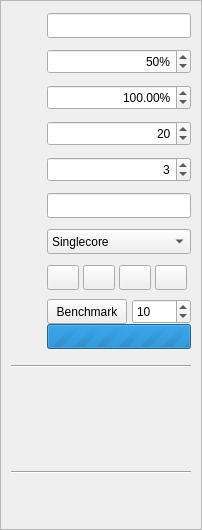
<?xml version="1.0" encoding="UTF-8"?>
<ui version="4.0">
 <class>SettingsWidget</class>
 <widget class="QWidget" name="SettingsWidget">
  <property name="geometry">
   <rect>
    <x>0</x>
    <y>0</y>
    <width>202</width>
    <height>530</height>
   </rect>
  </property>
  <property name="sizePolicy">
   <sizepolicy hsizetype="Minimum" vsizetype="Preferred">
    <horstretch>0</horstretch>
    <verstretch>0</verstretch>
   </sizepolicy>
  </property>
  <property name="windowTitle">
   <string>Form</string>
  </property>
  <layout class="QVBoxLayout" name="verticalLayout">
   <property name="spacing">
    <number>0</number>
   </property>
   <property name="leftMargin">
    <number>0</number>
   </property>
   <property name="topMargin">
    <number>0</number>
   </property>
   <property name="rightMargin">
    <number>0</number>
   </property>
   <property name="bottomMargin">
    <number>0</number>
   </property>
   <item>
    <widget class="QScrollArea" name="settingsScroll">
     <property name="sizePolicy">
      <sizepolicy hsizetype="Minimum" vsizetype="Expanding">
       <horstretch>0</horstretch>
       <verstretch>0</verstretch>
      </sizepolicy>
     </property>
     <property name="horizontalScrollBarPolicy">
      <enum>Qt::ScrollBarAlwaysOff</enum>
     </property>
     <property name="widgetResizable">
      <bool>true</bool>
     </property>
     <widget class="QWidget" name="settingsScrollWidget">
      <property name="geometry">
       <rect>
        <x>0</x>
        <y>0</y>
        <width>200</width>
        <height>528</height>
       </rect>
      </property>
      <layout class="QHBoxLayout" name="horizontalLayout_2">
       <property name="spacing">
        <number>0</number>
       </property>
       <property name="leftMargin">
        <number>10</number>
       </property>
       <property name="topMargin">
        <number>10</number>
       </property>
       <property name="rightMargin">
        <number>10</number>
       </property>
       <property name="bottomMargin">
        <number>10</number>
       </property>
       <item>
        <widget class="QWidget" name="settingsWidget" native="true">
         <property name="sizePolicy">
          <sizepolicy hsizetype="Minimum" vsizetype="Preferred">
           <horstretch>0</horstretch>
           <verstretch>0</verstretch>
          </sizepolicy>
         </property>
         <layout class="QVBoxLayout" name="verticalLayout_2">
          <property name="leftMargin">
           <number>0</number>
          </property>
          <property name="topMargin">
           <number>0</number>
          </property>
          <property name="rightMargin">
           <number>0</number>
          </property>
          <property name="bottomMargin">
           <number>0</number>
          </property>
          <item>
           <layout class="QGridLayout" name="gridLayout">
            <item row="6" column="1">
             <widget class="QComboBox" name="cbThreading">
              <property name="sizePolicy">
               <sizepolicy hsizetype="Minimum" vsizetype="Fixed">
                <horstretch>0</horstretch>
                <verstretch>0</verstretch>
               </sizepolicy>
              </property>
              <property name="minimumSize">
               <size>
                <width>100</width>
                <height>25</height>
               </size>
              </property>
              <property name="maximumSize">
               <size>
                <width>200</width>
                <height>25</height>
               </size>
              </property>
              <item>
               <property name="text">
                <string>Singlecore</string>
               </property>
              </item>
              <item>
               <property name="text">
                <string>Multicore</string>
               </property>
              </item>
              <item>
               <property name="text">
                <string>Gpu</string>
               </property>
              </item>
             </widget>
            </item>
            <item row="4" column="1">
             <widget class="QSpinBox" name="spinDegree">
              <property name="minimumSize">
               <size>
                <width>100</width>
                <height>25</height>
               </size>
              </property>
              <property name="maximumSize">
               <size>
                <width>200</width>
                <height>25</height>
               </size>
              </property>
              <property name="toolTip">
               <string/>
              </property>
              <property name="alignment">
               <set>Qt::AlignRight|Qt::AlignTrailing|Qt::AlignVCenter</set>
              </property>
              <property name="minimum">
               <number>2</number>
              </property>
              <property name="maximum">
               <number>10</number>
              </property>
              <property name="value">
               <number>3</number>
              </property>
             </widget>
            </item>
            <item row="0" column="1">
             <widget class="SizeEdit" name="lineSize">
              <property name="minimumSize">
               <size>
                <width>100</width>
                <height>25</height>
               </size>
              </property>
              <property name="maximumSize">
               <size>
                <width>200</width>
                <height>25</height>
               </size>
              </property>
              <property name="toolTip">
               <string/>
              </property>
              <property name="text">
               <string/>
              </property>
              <property name="alignment">
               <set>Qt::AlignRight|Qt::AlignTrailing|Qt::AlignVCenter</set>
              </property>
             </widget>
            </item>
            <item row="0" column="0">
             <widget class="QLabel" name="lblSize">
              <property name="sizePolicy">
               <sizepolicy hsizetype="Fixed" vsizetype="Fixed">
                <horstretch>0</horstretch>
                <verstretch>0</verstretch>
               </sizepolicy>
              </property>
              <property name="minimumSize">
               <size>
                <width>30</width>
                <height>30</height>
               </size>
              </property>
              <property name="maximumSize">
               <size>
                <width>30</width>
                <height>30</height>
               </size>
              </property>
              <property name="toolTip">
               <string>fractal size</string>
              </property>
              <property name="text">
               <string/>
              </property>
              <property name="pixmap">
               <pixmap resource="../resources.qrc">:/resources/icons/size.png</pixmap>
              </property>
              <property name="scaledContents">
               <bool>true</bool>
              </property>
              <property name="alignment">
               <set>Qt::AlignCenter</set>
              </property>
             </widget>
            </item>
            <item row="4" column="0">
             <widget class="QLabel" name="lblDegree">
              <property name="sizePolicy">
               <sizepolicy hsizetype="Fixed" vsizetype="Fixed">
                <horstretch>0</horstretch>
                <verstretch>0</verstretch>
               </sizepolicy>
              </property>
              <property name="minimumSize">
               <size>
                <width>30</width>
                <height>30</height>
               </size>
              </property>
              <property name="maximumSize">
               <size>
                <width>30</width>
                <height>30</height>
               </size>
              </property>
              <property name="toolTip">
               <string>degree of the polynomial / number of roots</string>
              </property>
              <property name="text">
               <string/>
              </property>
              <property name="pixmap">
               <pixmap resource="../resources.qrc">:/resources/icons/degree.png</pixmap>
              </property>
              <property name="scaledContents">
               <bool>true</bool>
              </property>
              <property name="alignment">
               <set>Qt::AlignCenter</set>
              </property>
             </widget>
            </item>
            <item row="7" column="0">
             <widget class="QLabel" name="lblExport">
              <property name="sizePolicy">
               <sizepolicy hsizetype="Fixed" vsizetype="Fixed">
                <horstretch>0</horstretch>
                <verstretch>0</verstretch>
               </sizepolicy>
              </property>
              <property name="minimumSize">
               <size>
                <width>30</width>
                <height>30</height>
               </size>
              </property>
              <property name="maximumSize">
               <size>
                <width>30</width>
                <height>30</height>
               </size>
              </property>
              <property name="toolTip">
               <string/>
              </property>
              <property name="text">
               <string/>
              </property>
              <property name="pixmap">
               <pixmap resource="../resources.qrc">:/resources/icons/settings2.png</pixmap>
              </property>
              <property name="scaledContents">
               <bool>true</bool>
              </property>
              <property name="alignment">
               <set>Qt::AlignCenter</set>
              </property>
             </widget>
            </item>
            <item row="2" column="1">
             <widget class="QDoubleSpinBox" name="spinZoom">
              <property name="minimumSize">
               <size>
                <width>100</width>
                <height>25</height>
               </size>
              </property>
              <property name="maximumSize">
               <size>
                <width>200</width>
                <height>25</height>
               </size>
              </property>
              <property name="alignment">
               <set>Qt::AlignRight|Qt::AlignTrailing|Qt::AlignVCenter</set>
              </property>
              <property name="suffix">
               <string>%</string>
              </property>
              <property name="decimals">
               <number>2</number>
              </property>
              <property name="minimum">
               <double>0.000000000000000</double>
              </property>
              <property name="maximum">
               <double>2147483647.000000000000000</double>
              </property>
              <property name="value">
               <double>100.000000000000000</double>
              </property>
             </widget>
            </item>
            <item row="1" column="0">
             <widget class="QLabel" name="lblScale">
              <property name="sizePolicy">
               <sizepolicy hsizetype="Fixed" vsizetype="Fixed">
                <horstretch>0</horstretch>
                <verstretch>0</verstretch>
               </sizepolicy>
              </property>
              <property name="minimumSize">
               <size>
                <width>30</width>
                <height>30</height>
               </size>
              </property>
              <property name="maximumSize">
               <size>
                <width>30</width>
                <height>30</height>
               </size>
              </property>
              <property name="toolTip">
               <string>downscaling factor when moving (cpu only)</string>
              </property>
              <property name="text">
               <string/>
              </property>
              <property name="pixmap">
               <pixmap resource="../resources.qrc">:/resources/icons/downscale.png</pixmap>
              </property>
              <property name="scaledContents">
               <bool>true</bool>
              </property>
              <property name="alignment">
               <set>Qt::AlignCenter</set>
              </property>
             </widget>
            </item>
            <item row="2" column="0">
             <widget class="QLabel" name="lblZoom">
              <property name="sizePolicy">
               <sizepolicy hsizetype="Fixed" vsizetype="Fixed">
                <horstretch>0</horstretch>
                <verstretch>0</verstretch>
               </sizepolicy>
              </property>
              <property name="minimumSize">
               <size>
                <width>30</width>
                <height>30</height>
               </size>
              </property>
              <property name="maximumSize">
               <size>
                <width>30</width>
                <height>30</height>
               </size>
              </property>
              <property name="toolTip">
               <string>current zoom factor</string>
              </property>
              <property name="text">
               <string/>
              </property>
              <property name="pixmap">
               <pixmap resource="../resources.qrc">:/resources/icons/zoom.png</pixmap>
              </property>
              <property name="scaledContents">
               <bool>true</bool>
              </property>
              <property name="alignment">
               <set>Qt::AlignCenter</set>
              </property>
             </widget>
            </item>
            <item row="7" column="1">
             <layout class="QHBoxLayout" name="layoutSettingsButtons">
              <property name="spacing">
               <number>4</number>
              </property>
              <item>
               <widget class="QPushButton" name="btnImportSettings">
                <property name="minimumSize">
                 <size>
                  <width>32</width>
                  <height>25</height>
                 </size>
                </property>
                <property name="maximumSize">
                 <size>
                  <width>32</width>
                  <height>25</height>
                 </size>
                </property>
                <property name="toolTip">
                 <string>import roots from file [Ctrl+I]</string>
                </property>
                <property name="text">
                 <string/>
                </property>
                <property name="icon">
                 <iconset resource="../resources.qrc">
                  <normaloff>:/resources/icons/import.png</normaloff>:/resources/icons/import.png</iconset>
                </property>
                <property name="iconSize">
                 <size>
                  <width>20</width>
                  <height>20</height>
                 </size>
                </property>
                <property name="flat">
                 <bool>false</bool>
                </property>
               </widget>
              </item>
              <item>
               <widget class="QPushButton" name="btnExportSettings">
                <property name="minimumSize">
                 <size>
                  <width>32</width>
                  <height>25</height>
                 </size>
                </property>
                <property name="maximumSize">
                 <size>
                  <width>32</width>
                  <height>25</height>
                 </size>
                </property>
                <property name="toolTip">
                 <string>export roots to file [Ctrl+E]</string>
                </property>
                <property name="text">
                 <string/>
                </property>
                <property name="icon">
                 <iconset resource="../resources.qrc">
                  <normaloff>:/resources/icons/save.png</normaloff>:/resources/icons/save.png</iconset>
                </property>
                <property name="iconSize">
                 <size>
                  <width>20</width>
                  <height>20</height>
                 </size>
                </property>
                <property name="flat">
                 <bool>false</bool>
                </property>
               </widget>
              </item>
              <item>
               <widget class="QPushButton" name="btnReset">
                <property name="minimumSize">
                 <size>
                  <width>32</width>
                  <height>25</height>
                 </size>
                </property>
                <property name="maximumSize">
                 <size>
                  <width>32</width>
                  <height>25</height>
                 </size>
                </property>
                <property name="toolTip">
                 <string>change to default zoom and equidistant roots [Ctrl+R]</string>
                </property>
                <property name="text">
                 <string/>
                </property>
                <property name="icon">
                 <iconset resource="../resources.qrc">
                  <normaloff>:/resources/icons/reset.png</normaloff>:/resources/icons/reset.png</iconset>
                </property>
                <property name="iconSize">
                 <size>
                  <width>20</width>
                  <height>20</height>
                 </size>
                </property>
                <property name="flat">
                 <bool>false</bool>
                </property>
               </widget>
              </item>
              <item>
               <widget class="QPushButton" name="btnExportImage">
                <property name="minimumSize">
                 <size>
                  <width>32</width>
                  <height>25</height>
                 </size>
                </property>
                <property name="maximumSize">
                 <size>
                  <width>32</width>
                  <height>25</height>
                 </size>
                </property>
                <property name="toolTip">
                 <string>export fractal as png [Ctrl+S]</string>
                </property>
                <property name="text">
                 <string/>
                </property>
                <property name="icon">
                 <iconset resource="../resources.qrc">
                  <normaloff>:/resources/icons/image.png</normaloff>:/resources/icons/image.png</iconset>
                </property>
                <property name="iconSize">
                 <size>
                  <width>20</width>
                  <height>20</height>
                 </size>
                </property>
                <property name="flat">
                 <bool>false</bool>
                </property>
               </widget>
              </item>
             </layout>
            </item>
            <item row="5" column="0">
             <widget class="QLabel" name="lblDamping">
              <property name="sizePolicy">
               <sizepolicy hsizetype="Fixed" vsizetype="Fixed">
                <horstretch>0</horstretch>
                <verstretch>0</verstretch>
               </sizepolicy>
              </property>
              <property name="minimumSize">
               <size>
                <width>30</width>
                <height>30</height>
               </size>
              </property>
              <property name="maximumSize">
               <size>
                <width>30</width>
                <height>30</height>
               </size>
              </property>
              <property name="toolTip">
               <string>damping factor</string>
              </property>
              <property name="text">
               <string/>
              </property>
              <property name="pixmap">
               <pixmap resource="../resources.qrc">:/resources/icons/damp.png</pixmap>
              </property>
              <property name="scaledContents">
               <bool>true</bool>
              </property>
              <property name="alignment">
               <set>Qt::AlignCenter</set>
              </property>
             </widget>
            </item>
            <item row="3" column="0">
             <widget class="QLabel" name="lblIterations">
              <property name="sizePolicy">
               <sizepolicy hsizetype="Fixed" vsizetype="Fixed">
                <horstretch>0</horstretch>
                <verstretch>0</verstretch>
               </sizepolicy>
              </property>
              <property name="minimumSize">
               <size>
                <width>30</width>
                <height>30</height>
               </size>
              </property>
              <property name="maximumSize">
               <size>
                <width>30</width>
                <height>30</height>
               </size>
              </property>
              <property name="toolTip">
               <string>maximum number of iterations</string>
              </property>
              <property name="text">
               <string/>
              </property>
              <property name="pixmap">
               <pixmap resource="../resources.qrc">:/resources/icons/iteration.png</pixmap>
              </property>
              <property name="scaledContents">
               <bool>true</bool>
              </property>
              <property name="alignment">
               <set>Qt::AlignCenter</set>
              </property>
             </widget>
            </item>
            <item row="3" column="1">
             <widget class="QSpinBox" name="spinIterations">
              <property name="minimumSize">
               <size>
                <width>100</width>
                <height>25</height>
               </size>
              </property>
              <property name="maximumSize">
               <size>
                <width>200</width>
                <height>25</height>
               </size>
              </property>
              <property name="toolTip">
               <string/>
              </property>
              <property name="alignment">
               <set>Qt::AlignRight|Qt::AlignTrailing|Qt::AlignVCenter</set>
              </property>
              <property name="minimum">
               <number>5</number>
              </property>
              <property name="maximum">
               <number>65535</number>
              </property>
              <property name="value">
               <number>20</number>
              </property>
             </widget>
            </item>
            <item row="6" column="0">
             <widget class="QLabel" name="lblThreading">
              <property name="sizePolicy">
               <sizepolicy hsizetype="Fixed" vsizetype="Fixed">
                <horstretch>0</horstretch>
                <verstretch>0</verstretch>
               </sizepolicy>
              </property>
              <property name="minimumSize">
               <size>
                <width>30</width>
                <height>30</height>
               </size>
              </property>
              <property name="maximumSize">
               <size>
                <width>30</width>
                <height>30</height>
               </size>
              </property>
              <property name="toolTip">
               <string>single or multithreading (cpu) or openGL (gpu)</string>
              </property>
              <property name="text">
               <string/>
              </property>
              <property name="pixmap">
               <pixmap resource="../resources.qrc">:/resources/icons/thread.png</pixmap>
              </property>
              <property name="scaledContents">
               <bool>true</bool>
              </property>
              <property name="alignment">
               <set>Qt::AlignCenter</set>
              </property>
             </widget>
            </item>
            <item row="8" column="0">
             <widget class="QLabel" name="lblBenchmark">
              <property name="sizePolicy">
               <sizepolicy hsizetype="Fixed" vsizetype="Fixed">
                <horstretch>0</horstretch>
                <verstretch>0</verstretch>
               </sizepolicy>
              </property>
              <property name="minimumSize">
               <size>
                <width>30</width>
                <height>30</height>
               </size>
              </property>
              <property name="maximumSize">
               <size>
                <width>30</width>
                <height>30</height>
               </size>
              </property>
              <property name="toolTip">
               <string>run a cpu benchmark</string>
              </property>
              <property name="text">
               <string/>
              </property>
              <property name="pixmap">
               <pixmap resource="../resources.qrc">:/resources/icons/benchmark.png</pixmap>
              </property>
              <property name="scaledContents">
               <bool>true</bool>
              </property>
              <property name="alignment">
               <set>Qt::AlignCenter</set>
              </property>
             </widget>
            </item>
            <item row="1" column="1">
             <widget class="QSpinBox" name="spinScaleDownFactor">
              <property name="minimumSize">
               <size>
                <width>100</width>
                <height>25</height>
               </size>
              </property>
              <property name="maximumSize">
               <size>
                <width>200</width>
                <height>25</height>
               </size>
              </property>
              <property name="toolTip">
               <string/>
              </property>
              <property name="alignment">
               <set>Qt::AlignRight|Qt::AlignTrailing|Qt::AlignVCenter</set>
              </property>
              <property name="suffix">
               <string>%</string>
              </property>
              <property name="minimum">
               <number>10</number>
              </property>
              <property name="maximum">
               <number>100</number>
              </property>
              <property name="value">
               <number>50</number>
              </property>
             </widget>
            </item>
            <item row="5" column="1">
             <widget class="RootEdit" name="lineDamping">
              <property name="minimumSize">
               <size>
                <width>100</width>
                <height>25</height>
               </size>
              </property>
              <property name="maximumSize">
               <size>
                <width>200</width>
                <height>25</height>
               </size>
              </property>
              <property name="alignment">
               <set>Qt::AlignRight|Qt::AlignTrailing|Qt::AlignVCenter</set>
              </property>
             </widget>
            </item>
            <item row="8" column="1">
             <layout class="QVBoxLayout" name="layoutProgress">
              <property name="spacing">
               <number>0</number>
              </property>
              <item>
               <layout class="QHBoxLayout" name="layoutBenchmark">
                <property name="spacing">
                 <number>5</number>
                </property>
                <item>
                 <widget class="QPushButton" name="btnBenchmark">
                  <property name="minimumSize">
                   <size>
                    <width>80</width>
                    <height>25</height>
                   </size>
                  </property>
                  <property name="maximumSize">
                   <size>
                    <width>200</width>
                    <height>25</height>
                   </size>
                  </property>
                  <property name="text">
                   <string>Benchmark</string>
                  </property>
                 </widget>
                </item>
                <item>
                 <widget class="QSpinBox" name="spinScaleUpFactor">
                  <property name="minimumSize">
                   <size>
                    <width>0</width>
                    <height>25</height>
                   </size>
                  </property>
                  <property name="maximumSize">
                   <size>
                    <width>16777215</width>
                    <height>25</height>
                   </size>
                  </property>
                  <property name="toolTip">
                   <string>upsampling factor for benchmarking the cpu</string>
                  </property>
                  <property name="minimum">
                   <number>1</number>
                  </property>
                  <property name="maximum">
                   <number>999</number>
                  </property>
                  <property name="value">
                   <number>10</number>
                  </property>
                 </widget>
                </item>
               </layout>
              </item>
              <item>
               <widget class="QProgressBar" name="progressBenchmark">
                <property name="sizePolicy">
                 <sizepolicy hsizetype="Minimum" vsizetype="Fixed">
                  <horstretch>0</horstretch>
                  <verstretch>0</verstretch>
                 </sizepolicy>
                </property>
                <property name="minimumSize">
                 <size>
                  <width>100</width>
                  <height>25</height>
                 </size>
                </property>
                <property name="maximumSize">
                 <size>
                  <width>200</width>
                  <height>25</height>
                 </size>
                </property>
                <property name="maximum">
                 <number>0</number>
                </property>
                <property name="value">
                 <number>0</number>
                </property>
               </widget>
              </item>
             </layout>
            </item>
           </layout>
          </item>
          <item>
           <spacer name="spacerRoots1">
            <property name="orientation">
             <enum>Qt::Vertical</enum>
            </property>
            <property name="sizeType">
             <enum>QSizePolicy::Fixed</enum>
            </property>
            <property name="sizeHint" stdset="0">
             <size>
              <width>20</width>
              <height>10</height>
             </size>
            </property>
           </spacer>
          </item>
          <item>
           <widget class="QFrame" name="lineRoots">
            <property name="sizePolicy">
             <sizepolicy hsizetype="Preferred" vsizetype="Fixed">
              <horstretch>0</horstretch>
              <verstretch>0</verstretch>
             </sizepolicy>
            </property>
            <property name="minimumSize">
             <size>
              <width>0</width>
              <height>2</height>
             </size>
            </property>
            <property name="maximumSize">
             <size>
              <width>16777215</width>
              <height>2</height>
             </size>
            </property>
            <property name="frameShape">
             <enum>QFrame::HLine</enum>
            </property>
            <property name="frameShadow">
             <enum>QFrame::Sunken</enum>
            </property>
           </widget>
          </item>
          <item>
           <spacer name="spacerRoots2">
            <property name="orientation">
             <enum>Qt::Vertical</enum>
            </property>
            <property name="sizeType">
             <enum>QSizePolicy::Fixed</enum>
            </property>
            <property name="sizeHint" stdset="0">
             <size>
              <width>20</width>
              <height>10</height>
             </size>
            </property>
           </spacer>
          </item>
          <item>
           <layout class="QGridLayout" name="gridRoots"/>
          </item>
          <item>
           <spacer name="spacerExpandable">
            <property name="orientation">
             <enum>Qt::Vertical</enum>
            </property>
            <property name="sizeHint" stdset="0">
             <size>
              <width>20</width>
              <height>20</height>
             </size>
            </property>
           </spacer>
          </item>
          <item>
           <spacer name="spacerUser1">
            <property name="orientation">
             <enum>Qt::Vertical</enum>
            </property>
            <property name="sizeType">
             <enum>QSizePolicy::Fixed</enum>
            </property>
            <property name="sizeHint" stdset="0">
             <size>
              <width>20</width>
              <height>10</height>
             </size>
            </property>
           </spacer>
          </item>
          <item>
           <widget class="QFrame" name="lineUser">
            <property name="sizePolicy">
             <sizepolicy hsizetype="Preferred" vsizetype="Fixed">
              <horstretch>0</horstretch>
              <verstretch>0</verstretch>
             </sizepolicy>
            </property>
            <property name="minimumSize">
             <size>
              <width>0</width>
              <height>2</height>
             </size>
            </property>
            <property name="maximumSize">
             <size>
              <width>16777215</width>
              <height>2</height>
             </size>
            </property>
            <property name="frameShape">
             <enum>QFrame::HLine</enum>
            </property>
            <property name="frameShadow">
             <enum>QFrame::Sunken</enum>
            </property>
           </widget>
          </item>
          <item>
           <spacer name="spacerUser2">
            <property name="orientation">
             <enum>Qt::Vertical</enum>
            </property>
            <property name="sizeType">
             <enum>QSizePolicy::Fixed</enum>
            </property>
            <property name="sizeHint" stdset="0">
             <size>
              <width>20</width>
              <height>10</height>
             </size>
            </property>
           </spacer>
          </item>
          <item>
           <layout class="QHBoxLayout" name="layoutSources">
            <property name="spacing">
             <number>6</number>
            </property>
            <item>
             <widget class="QPushButton" name="btnOpit7">
              <property name="sizePolicy">
               <sizepolicy hsizetype="Fixed" vsizetype="Fixed">
                <horstretch>0</horstretch>
                <verstretch>0</verstretch>
               </sizepolicy>
              </property>
              <property name="minimumSize">
               <size>
                <width>30</width>
                <height>30</height>
               </size>
              </property>
              <property name="maximumSize">
               <size>
                <width>30</width>
                <height>30</height>
               </size>
              </property>
              <property name="toolTip">
               <string/>
              </property>
              <property name="text">
               <string/>
              </property>
              <property name="icon">
               <iconset resource="../resources.qrc">
                <normaloff>:/resources/icons/user1.png</normaloff>:/resources/icons/user1.png</iconset>
              </property>
              <property name="iconSize">
               <size>
                <width>30</width>
                <height>30</height>
               </size>
              </property>
              <property name="checkable">
               <bool>false</bool>
              </property>
              <property name="checked">
               <bool>false</bool>
              </property>
              <property name="flat">
               <bool>true</bool>
              </property>
             </widget>
            </item>
            <item>
             <widget class="QPushButton" name="btnChrizbee">
              <property name="sizePolicy">
               <sizepolicy hsizetype="Fixed" vsizetype="Fixed">
                <horstretch>0</horstretch>
                <verstretch>0</verstretch>
               </sizepolicy>
              </property>
              <property name="minimumSize">
               <size>
                <width>30</width>
                <height>30</height>
               </size>
              </property>
              <property name="maximumSize">
               <size>
                <width>30</width>
                <height>30</height>
               </size>
              </property>
              <property name="toolTip">
               <string/>
              </property>
              <property name="text">
               <string/>
              </property>
              <property name="icon">
               <iconset resource="../resources.qrc">
                <normaloff>:/resources/icons/user2.png</normaloff>:/resources/icons/user2.png</iconset>
              </property>
              <property name="iconSize">
               <size>
                <width>30</width>
                <height>30</height>
               </size>
              </property>
              <property name="checkable">
               <bool>false</bool>
              </property>
              <property name="checked">
               <bool>false</bool>
              </property>
              <property name="flat">
               <bool>true</bool>
              </property>
             </widget>
            </item>
            <item>
             <widget class="QPushButton" name="btnIcons8">
              <property name="sizePolicy">
               <sizepolicy hsizetype="Fixed" vsizetype="Fixed">
                <horstretch>0</horstretch>
                <verstretch>0</verstretch>
               </sizepolicy>
              </property>
              <property name="minimumSize">
               <size>
                <width>30</width>
                <height>30</height>
               </size>
              </property>
              <property name="maximumSize">
               <size>
                <width>30</width>
                <height>30</height>
               </size>
              </property>
              <property name="toolTip">
               <string/>
              </property>
              <property name="text">
               <string/>
              </property>
              <property name="icon">
               <iconset resource="../resources.qrc">
                <normaloff>:/resources/icons/icons8.png</normaloff>:/resources/icons/icons8.png</iconset>
              </property>
              <property name="iconSize">
               <size>
                <width>30</width>
                <height>30</height>
               </size>
              </property>
              <property name="checkable">
               <bool>false</bool>
              </property>
              <property name="checked">
               <bool>false</bool>
              </property>
              <property name="flat">
               <bool>true</bool>
              </property>
             </widget>
            </item>
            <item>
             <widget class="QPushButton" name="btnOhm">
              <property name="sizePolicy">
               <sizepolicy hsizetype="Fixed" vsizetype="Fixed">
                <horstretch>0</horstretch>
                <verstretch>0</verstretch>
               </sizepolicy>
              </property>
              <property name="minimumSize">
               <size>
                <width>30</width>
                <height>30</height>
               </size>
              </property>
              <property name="maximumSize">
               <size>
                <width>30</width>
                <height>30</height>
               </size>
              </property>
              <property name="toolTip">
               <string/>
              </property>
              <property name="text">
               <string/>
              </property>
              <property name="icon">
               <iconset resource="../resources.qrc">
                <normaloff>:/resources/icons/ohm.png</normaloff>:/resources/icons/ohm.png</iconset>
              </property>
              <property name="iconSize">
               <size>
                <width>30</width>
                <height>30</height>
               </size>
              </property>
              <property name="checkable">
               <bool>false</bool>
              </property>
              <property name="checked">
               <bool>false</bool>
              </property>
              <property name="flat">
               <bool>true</bool>
              </property>
             </widget>
            </item>
           </layout>
          </item>
         </layout>
        </widget>
       </item>
      </layout>
     </widget>
    </widget>
   </item>
  </layout>
 </widget>
 <customwidgets>
  <customwidget>
   <class>SizeEdit</class>
   <extends>QLineEdit</extends>
   <header>src/sizeedit.h</header>
  </customwidget>
  <customwidget>
   <class>RootEdit</class>
   <extends>QLineEdit</extends>
   <header>src/rootedit.h</header>
  </customwidget>
 </customwidgets>
 <resources>
  <include location="../resources.qrc"/>
 </resources>
 <connections/>
</ui>
